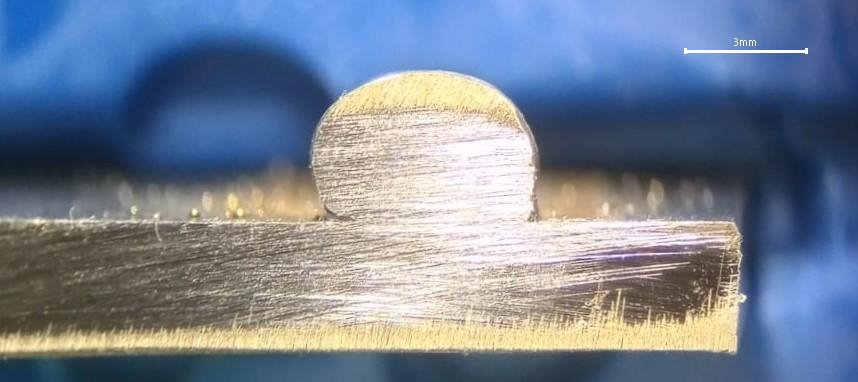
#> input picture weld-geometry-ml/data/raw/imagenes/originales/Cordon1_Seccion 1 horizontal C1.jpg, 858 x 382 px
$ python main.py
#> lines starting #> are read from the running program, lines starting #| are printed output that depends on the picture
### src/weld-geometry/annotate.py
from pathlib import Path

import cv2


try:
    from config import SCALE_BAR_MM
    from geometry import compute_midpoint, compute_scale
except ImportError:
    from .config import SCALE_BAR_MM
    from .geometry import compute_midpoint, compute_scale


def annotate_image(
    image_path: str | Path,
    zoom: float = 1.2,
) -> dict[str, float]:
    """
    Abre una interfaz gráfica para anotar los 4 puntos clave de la imagen.
    Calcula y muestra automáticamente el punto medio de la base al finalizar.
    Devuelve un diccionario con las coordenadas reales (sin zoom).
    """
#> called with zoom = 1.2
    image_path = Path(image_path)
    image = cv2.imread(str(image_path))
#> image is the input picture: shape (382, 858, 3); mean B, G, R 149, 130.6, 118.4

    if image is None:
        raise FileNotFoundError(f"No se pudo abrir la imagen: {image_path}")

    # Aplicar zoom
    display_zoomed = cv2.resize(image, None, fx=zoom, fy=zoom, interpolation=cv2.INTER_CUBIC)

    window_name = f"Anotando: {image_path.name} (ESC para salir)"
    points: list[tuple[int, int]] = []

    def draw_ui():
        temp = display_zoomed.copy()

        # Lógica de instrucciones en pantalla
        if len(points) < 2:
            msg = f"1. Selecciona la ESCALA (2 clicks) | Click {len(points)}/2 [R: reiniciar]"
            color = (0, 255, 0)  # Verde
        elif len(points) < 4:
            msg = f"2. Selecciona la BASE Izq y Der (2 clicks) | Click {len(points) - 2}/2 [R: reiniciar]"
            color = (0, 255, 255)  # Amarillo
        else:
            mx, my = compute_midpoint(
                (float(points[2][0]), float(points[2][1])),
                (float(points[3][0]), float(points[3][1]))
            )
            msg = f"M=({mx:.1f}, {my:.1f}) | [ENTER/ESPACIO] Confirmar | [R] Reintentar | [ESC] Salir"
            color = (255, 255, 255)  # Blanco

        # Barra de estado superior
        banner_width = max(750, int(temp.shape[1]))
#> banner_width = 1030
        cv2.rectangle(temp, (0, 0), (banner_width, 36), (0, 0, 0), -1)
        cv2.putText(temp, msg, (10, 24), cv2.FONT_HERSHEY_SIMPLEX, 0.55, color, 1)
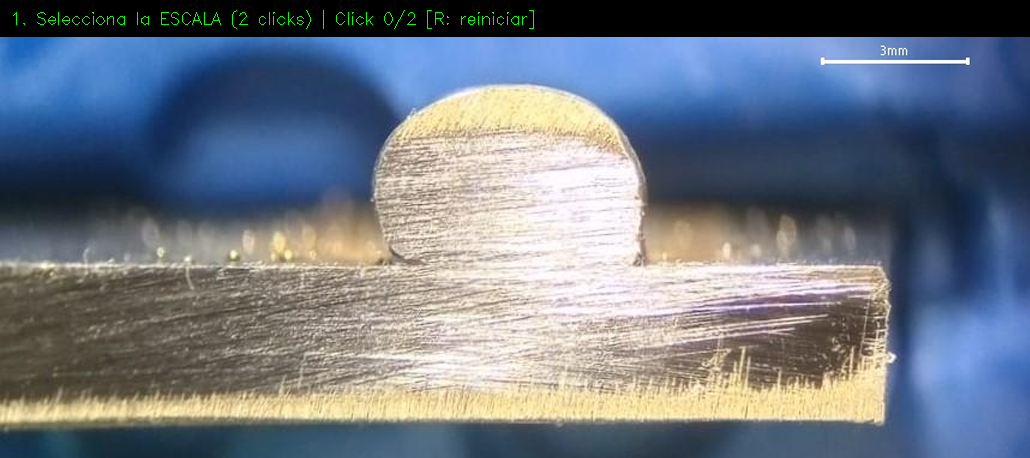
#> temp: shape (458, 1030, 3); mean B, G, R 131.5, 119.4, 110.5

        # Dibujar puntos marcados
        for pt in points:
            zpt = (round(pt[0] * zoom), round(pt[1] * zoom))
            cv2.drawMarker(temp, zpt, (0, 0, 255), cv2.MARKER_CROSS, 14, 1)

        # Línea de escala (verde)
        if len(points) >= 2:
            pt1 = (round(points[0][0] * zoom), round(points[0][1] * zoom))
            pt2 = (round(points[1][0] * zoom), round(points[1][1] * zoom))
            cv2.line(temp, pt1, pt2, (0, 255, 0), 2)

        # Línea de base (amarillo)
        if len(points) >= 4:
            pt1 = (round(points[2][0] * zoom), round(points[2][1] * zoom))
            pt2 = (round(points[3][0] * zoom), round(points[3][1] * zoom))
            cv2.line(temp, pt1, pt2, (0, 255, 255), 2)

            # Punto medio M (círculo rojo con borde blanco + etiqueta destacada)
            mx, my = compute_midpoint(
                (float(points[2][0]), float(points[2][1])),
                (float(points[3][0]), float(points[3][1]))
            )
            mid_z = (round(mx * zoom), round(my * zoom))
            cv2.circle(temp, mid_z, 9, (255, 255, 255), -1)  # Borde blanco
            cv2.circle(temp, mid_z, 7, (0, 0, 255), -1)      # Centro rojo
            cv2.putText(
                temp, "M", (mid_z[0] + 12, mid_z[1] + 5),
                cv2.FONT_HERSHEY_SIMPLEX, 0.6, (0, 0, 255), 2
            )

        cv2.imshow(window_name, temp)

    # [5 lines left out: function mouse_callback, not called in this run]

    cv2.namedWindow(window_name, cv2.WINDOW_AUTOSIZE)
    cv2.setMouseCallback(window_name, mouse_callback)

    # Dibujo inicial
    draw_ui()

    while True:
        key = cv2.waitKey(20) & 0xFF
#> (key Esc is pressed here)

        if key == 27:  # ESC
            cv2.destroyAllWindows()
#> (the run stopped early here; a loop or call above may not have finished)

$ run again, with weld-geometry-ml/data/raw/imagenes/originales/Cordon10_Seccion 1 horizontal C10.jpg copied over weld-geometry-ml/data/raw/imagenes/originales/Cordon1_Seccion 1 horizontal C1.jpg
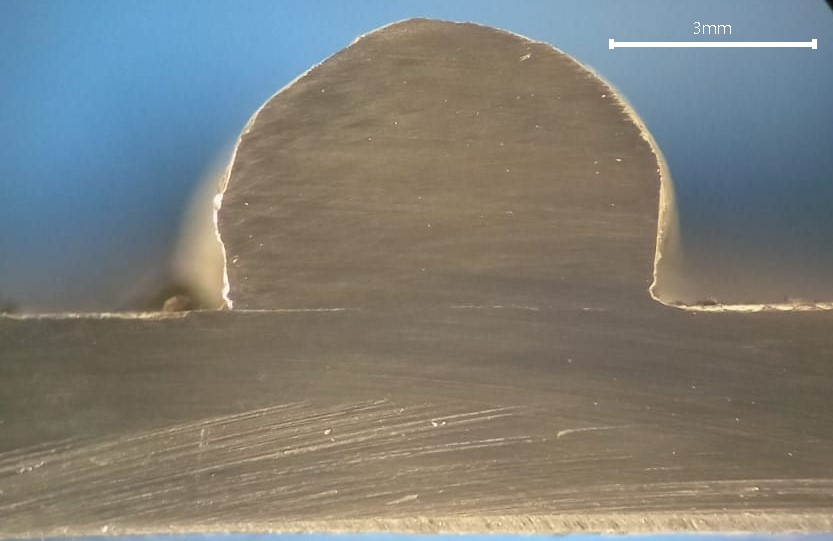
#> input picture weld-geometry-ml/data/raw/imagenes/originales/Cordon10_Seccion 1 horizontal C10.jpg, 833 x 541 px
#> in annotate_image, image is the input picture: shape (541, 833, 3); mean B, G, R 120.6, 126.4, 125.7
#> in draw_ui, `cv2.putText(temp, msg, (10, 24), cv2.FONT_HERSHEY_SIMPLEX, 0.55, color..`:
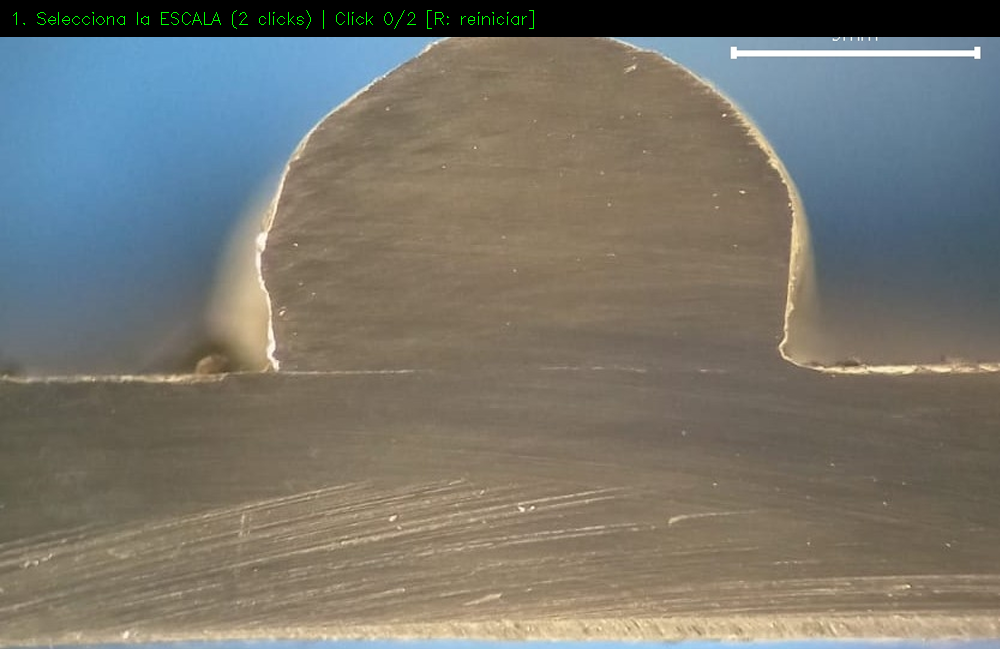
#> temp: shape (649, 1000, 3); mean B, G, R 109.6, 117.6, 118.8

$ run again, with weld-geometry-ml/data/raw/imagenes/originales/Cordon10_Seccion 3 horizontal C10.jpg copied over weld-geometry-ml/data/raw/imagenes/originales/Cordon1_Seccion 1 horizontal C1.jpg
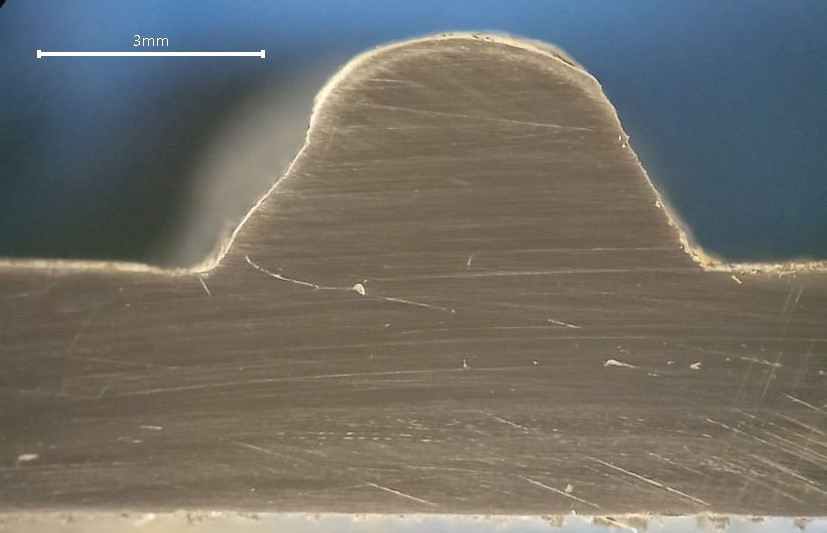
#> input picture weld-geometry-ml/data/raw/imagenes/originales/Cordon10_Seccion 3 horizontal C10.jpg, 827 x 533 px
#> in annotate_image, image is the input picture: shape (533, 827, 3); mean B, G, R 103.3, 110.1, 112.2
#> in draw_ui, `cv2.putText(temp, msg, (10, 24), cv2.FONT_HERSHEY_SIMPLEX, 0.55, color..`:
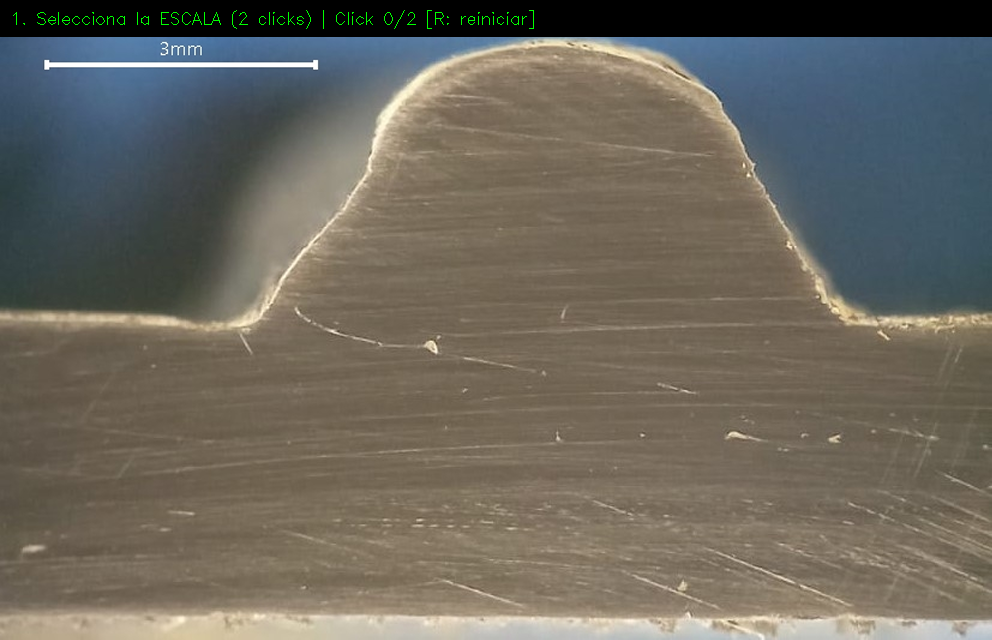
#> temp: shape (640, 992, 3); mean B, G, R 93.8, 103.5, 107.4

$ run again, with weld-geometry-ml/data/raw/imagenes/originales/Cordon10_Seccion 4 horizontal C10.jpg copied over weld-geometry-ml/data/raw/imagenes/originales/Cordon1_Seccion 1 horizontal C1.jpg
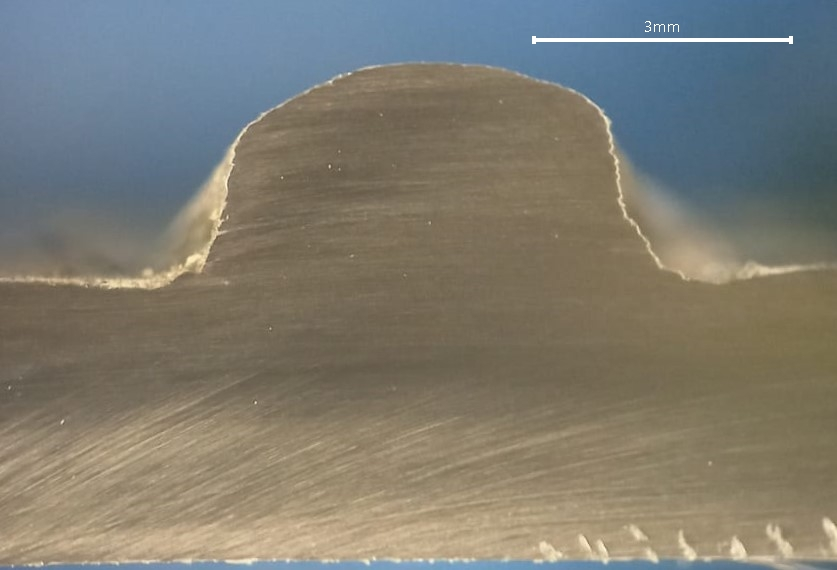
#> input picture weld-geometry-ml/data/raw/imagenes/originales/Cordon10_Seccion 4 horizontal C10.jpg, 837 x 570 px
#> in annotate_image, image is the input picture: shape (570, 837, 3); mean B, G, R 113.2, 123.8, 126.3
#> in draw_ui, `cv2.putText(temp, msg, (10, 24), cv2.FONT_HERSHEY_SIMPLEX, 0.55, color..`:
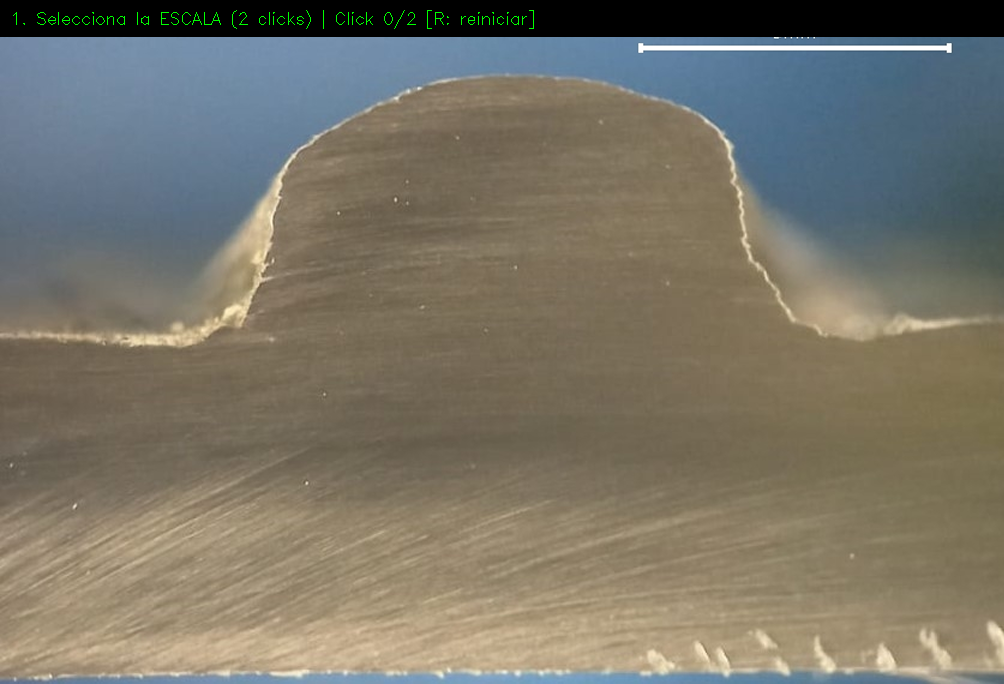
#> temp: shape (684, 1004, 3); mean B, G, R 104.3, 116.9, 120.7
